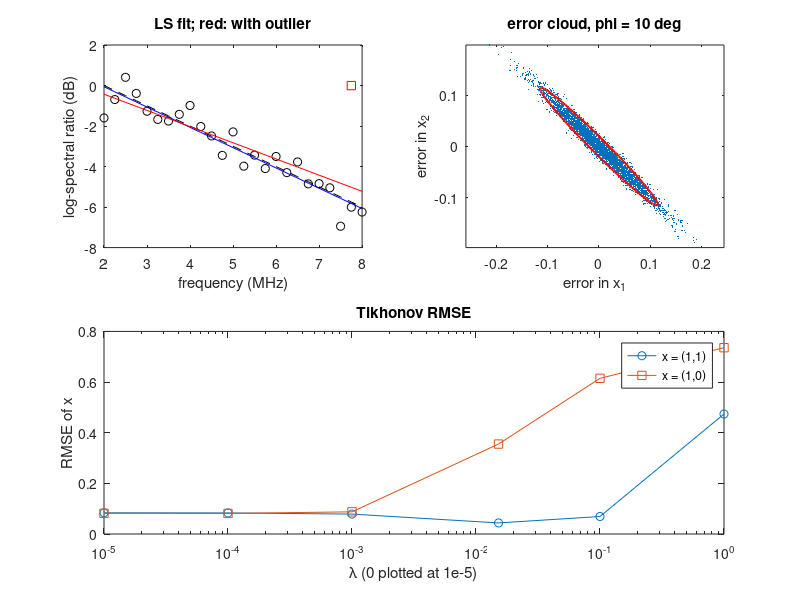

MATLAB code to generate this figure:
%% m05_least_squares_conditioning.m  Module 05: least squares, conditioning, noise amplification
% Purpose : fit an attenuation slope (dB vs MHz) with A\b, pinv and QR; show why
%           centering and scaling the columns matters; show that the normal equations
%           square kappa; tabulate kappa vs column angle; Monte Carlo the noise
%           amplification along the weak singular direction; Tikhonov teaser.
% Change  : sig_dB (spectral noise), the outlier, phi_deg (column angle), lambda grid.
% Expect  : slope ~ -1 dB/MHz, SE = 0.0666 dB/MHz, outlier shift +0.203 dB/MHz;
%           kappa = cot(phi/2): 57.3 at 2 deg, 11.43 at 10 deg; Monte Carlo std along
%           v2 within ~3 percent of sigma/sigma_2; order-7 raw-f fit: relative error ~1e-7
%           with QR, ~1e-2 with the normal equations; Tikhonov at lambda = sigma_2^2
%           halves the v2 noise (0.08 -> 0.04).
% Runtime : ~2 s.  Base MATLAB only; runs in MATLAB R2019b+ and GNU Octave 8.
rng(1);

%% 1. Spectral-difference attenuation model
% log-ratio of power spectra between two depths, dB:  y(f) = y0 - 2*alpha0*dz*f
alpha0 = 0.5;            % dB/cm/MHz (one-way, amplitude)
dz = 1.0;                % cm between the two windows
f = linspace(2, 8, 25).';                % MHz, 25 frequencies
ytrue = 2 - 2*alpha0*dz*f;               % slope -1 dB/MHz (round trip: factor 2)
sig_dB = 0.6;                            % noise std per frequency, dB
y = ytrue + sig_dB*randn(size(f));

A = [ones(size(f)) f];                   % columns: intercept, slope
c_bs   = A \ y;                          % QR-based least squares (what backslash does for tall A)
c_pinv = pinv(A) * y;                    % SVD-based pseudo-inverse
[Q, R] = qr(A, 0);                       % economy QR: A = Q*R, Q'*Q = I
c_qr   = R \ (Q' * y);
c_ne   = (A'*A) \ (A'*y);                % normal equations (fine here, kappa small)
fprintf('slope: \\ %.4f | pinv %.4f | QR %.4f | normal eq %.4f dB/MHz (truth -1)\n', ...
        c_bs(2), c_pinv(2), c_qr(2), c_ne(2));
fprintf('alpha0 estimate = %.3f dB/cm/MHz (truth %.2f)\n', -c_bs(2)/(2*dz), alpha0);
r = y - A*c_bs;
fprintf('residual orthogonal to the columns: max|A''*r| = %.1e\n', max(abs(A'*r)));
SE = sig_dB / sqrt(sum((f - mean(f)).^2));
fprintf('slope standard error sigma/sqrt(sum (f-fbar)^2) = %.4f dB/MHz\n', SE);
Cx = sig_dB^2 * inv(A'*A);               % covariance of the estimate (inv is fine for a 2x2 readout)
fprintf('same from sqrt(sigma^2 (A''A)^-1)(2,2) = %.4f\n', sqrt(Cx(2,2)));

%% 2. One outlier (+6 dB at 7.75 MHz)
yo = y; [~, io] = min(abs(f - 7.75)); yo(io) = yo(io) + 6;
co = A \ yo;
fprintf('outlier at %.2f MHz moves the slope by %+.3f dB/MHz (= %.1f SE); theory 6*(f_i - fbar)/Sxx = %+.3f\n', ...
        f(io), co(2) - c_bs(2), (co(2) - c_bs(2))/SE, 6*(f(io) - mean(f))/sum((f - mean(f)).^2));

%% 3. Column scaling: raw f versus centered t = (f-5)/3
At = [ones(size(f)) (f - 5)/3];
fprintf('cond([1 f]) = %.2f, cond([1 (f-5)/3]) = %.2f\n', cond(A), cond(At));
for p = [3 5 7]
    Araw = zeros(numel(f), p+1); Acen = Araw;
    for k = 0:p, Araw(:,k+1) = f.^k; Acen(:,k+1) = ((f - 5)/3).^k; end
    fprintf('order %d: cond raw = %.1e, centered = %.1f\n', p, cond(Araw), cond(Acen));
end

%% 4. Normal equations square kappa: order-7 polynomial in raw f, noise-free data
p = 7; Araw = zeros(numel(f), p+1);
for k = 0:p, Araw(:,k+1) = f.^k; end
ct = ones(p+1, 1); bt = Araw * ct;       % exact data, known answer
c1 = Araw \ bt;                          % QR
c2 = (Araw'*Araw) \ (Araw'*bt);          % normal equations
fprintf('order 7 raw: cond(A) = %.1e, cond(A''A) = %.1e (= cond(A)^2 = %.1e)\n', cond(Araw), cond(Araw'*Araw), cond(Araw)^2);
fprintf('  relative error: QR %.1e, normal equations %.1e\n', norm(c1 - ct)/norm(ct), norm(c2 - ct)/norm(ct));
fprintf('  digits lost ~ log10(kappa): QR %.1f, normal eq %.1f\n', log10(cond(Araw)), log10(cond(Araw)^2));

%% 5. kappa versus the angle between two unit columns
phis = [90 30 10 5 2];
fprintf('phi(deg)  kappa   cot(phi/2)\n');
for ph = phis
    Ap = [1 cosd(ph); 0 sind(ph)];
    fprintf('%6g  %7.2f  %7.2f\n', ph, cond(Ap), cotd(ph/2));
end

%% 6. Monte Carlo: noise is amplified only along the weak direction v2
phi_deg = 10; sig = 0.01; M = 4000;
Ap = [1 cosd(phi_deg); 0 sind(phi_deg)];
[U, S, V] = svd(Ap); s = diag(S);
xt = [1; 1]; bp = Ap*xt;
Xhat = Ap \ (bp + sig*randn(2, M));     % M solves at once
E = Xhat - xt;
std_v = std(V.' * E, 0, 2);              % std of the error along v1 and v2
fprintf('phi = %g deg: sigma = [%.4f %.4f], std along v1 = %.4f (theory %.4f), v2 = %.4f (theory %.4f)\n', ...
        phi_deg, s, std_v(1), sig/s(1), std_v(2), sig/s(2));

%% 7. Tikhonov teaser: (A'A + lambda I)^-1 A'b
% The bias is lambda/(sigma_i^2 + lambda) times the component of the truth along v_i.
% x = (1,1) lies exactly along v1 (equal unit columns), so shrinking v2 costs it no bias;
% x = (1,0) has a v2 component, so the same lambda buys less.
lams = [0 1e-4 1e-3 s(2)^2 1e-1 1];
truths = [1 1; 1 0].';
rmse = zeros(2, numel(lams));
for q = 1:2
    xq = truths(:,q); bq = Ap*xq; Nq = sig*randn(2, M);
    fprintf('truth x = (%g, %g): v2''x = %+.3f\n', xq, V(:,2).'*xq);
    fprintf('  lambda     f2      std_v2   bias    RMSE\n');
    for k = 1:numel(lams)
        lam = lams(k);
        Mreg = (Ap'*Ap + lam*eye(2)) \ Ap';
        Er = Mreg * (bq + Nq) - xq;
        f2 = s(2)^2/(s(2)^2 + lam);
        rmse(q,k) = sqrt(mean(sum(Er.^2, 1)));
        fprintf('  %8.1e  %5.3f  %7.4f  %6.4f  %6.4f\n', lam, f2, std(V(:,2).'*Er), norm(mean(Er, 2)), rmse(q,k));
    end
end

%% 8. Figures
figure;
subplot(2,2,1);
plot(f, y, 'ko', f, A*c_bs, 'b-', f, ytrue, 'k--', f(io), yo(io), 'rs', f, A*co, 'r-');
xlabel('frequency (MHz)'); ylabel('log-spectral ratio (dB)'); title('LS fit; red: with outlier');
subplot(2,2,2);
plot(E(1,:), E(2,:), '.', 'markersize', 2); axis equal;
hold on; tt = linspace(0, 2*pi, 200);
el = V * diag(2*sig./s) * [cos(tt); sin(tt)]; plot(el(1,:), el(2,:), 'r-', 'linewidth', 1.5); hold off;
xlabel('error in x_1'); ylabel('error in x_2'); title(sprintf('error cloud, phi = %g deg', phi_deg));
subplot(2,2,[3 4]);
semilogx(max(lams, 1e-5), rmse(1,:), 'o-', max(lams, 1e-5), rmse(2,:), 's-');
xlabel('\lambda (0 plotted at 1e-5)'); ylabel('RMSE of x'); legend('x = (1,1)', 'x = (1,0)');
title('Tikhonov RMSE');
